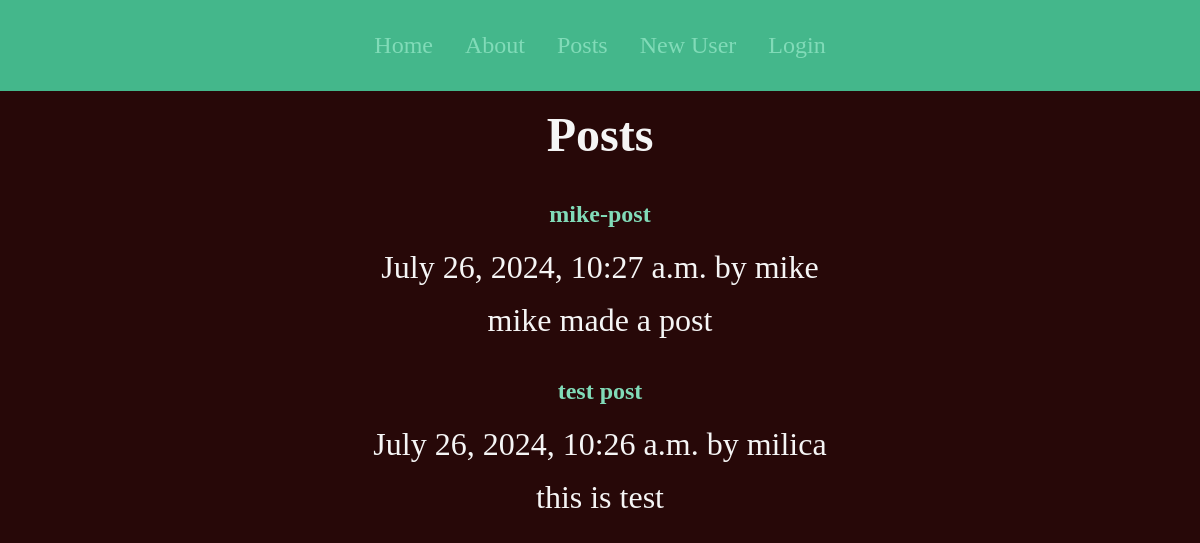
/posts/, run on an earlier commit of the app's database.
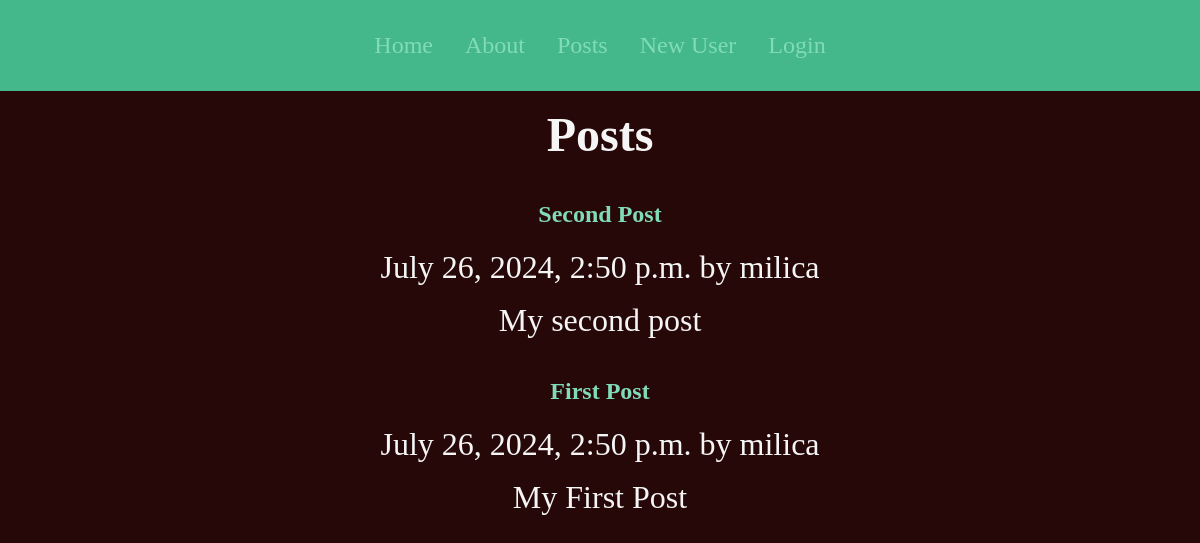
And on a later commit of the database.
### posts/models.py (models this page shows, shortened)
class Post(models.Model):
  title = models.CharField(max_length=75)
  body = models.TextField()
  slug = models.SlugField()
  date = models.DateTimeField(auto_now_add=True)
  banner = models.ImageField(default='fallback.png', blank=True)
  author = models.ForeignKey(User, on_delete=models.CASCADE, default=None)

### posts/views.py (the view)
# urls.py: path('',views.posts_list, name="list"),
def posts_list(request):
    posts = Post.objects.all().order_by('-date')
    return render(request, 'posts/posts_list.html', { 'posts': posts})

### posts/templates/posts/posts_list.html (shortened to what this page needs)
{% extends 'layout.html' %}
{% block content %}
<section>
  <h1>Posts</h1>
  {% for post in posts %}
    <article class="post">
      <h2>
        <a href="{% url 'posts:page' slug=post.slug %}">{{ post.title }}</a>
      </h2>
      <p>{{ post.date }} by {{ post.author }}</p>
      <p>{{ post.body }}</p>
    </article>
  {% endfor %}
</section>
{% endblock %}

### templates/layout.html (shortened to what this page needs)
{% load static %}
<!DOCTYPE html>
<html lang="en">
<head>
    <link rel="stylesheet" href="{% static 'css/style.css' %}">
</head>
<body>
    <nav>
        <a href="/"><span role="img" aria-label="Home" title="Home">Home</span></a>
        <a href="/about"><span role="img" aria-label="About page" title="About">About</span></a>
        <a href="{% url 'posts:list' %}"><span role="img" aria-label="Posts Page" title="Posts">Posts</span></a>
        {% if user.is_authenticated %}
            <a href="{% url 'posts:new-post' %}"><span role="img" aria-label="New Post" title="New Post">New Post</span></a>
             <form action="/users/logout/" class="logout" /method="post">
                {% csrf_token %}
                <button class="logout_button" aria-label="User Logout" title="User Logout">User Logout</button>
             </form>
        {% else %}
             <a href="{% url 'users:register' %}"><span role="img" aria-label="Register User" title="User Registration">New User</span></a>
             <a href="{% url 'users:login' %}"><span role="img" aria-label="Login User" title="User Login">Login</span></a>
        {% endif %}
    </nav>
    <main>
        {% block content %}
        {% endblock %}
    </main>
</body>
</html>

### static/css/style.css (style rules this page uses)
* { margin: 0; padding: 0; box-sizing: border-box; }
body { min-height: 100vh; background-color: rgb(39, 8, 8); color: whitesmoke; font-size: 3rem; }
nav { padding: 1rem; background-color: #44b78b; display: flex; flex-direction: column; align-items: center; justify-content: center; font-size: 2.5rem; }
main { padding: 1rem; }
section { display: flex; flex-direction: column; justify-content: center; align-items: center; text-align: center; flex-flow: column; gap: 1rem; }
h1, h2 { font-size: 3rem; text-align: center; }
p { font-size: 2rem; text-align: center; margin-top: 1rem; }
a { text-decoration: none; color: #81dbb8; font-size: 1.5rem; }
@media screen and (min-width: 800px) { nav { flex-direction: row; } }
@media screen and (min-width: 800px) { a { padding: 1rem; } }

What changed in the data, as far as the page shows it:
removed Post: title "mike-post", date "July 26, 2024, 10:27 a.m.", author "mike", body "mike made a post"
removed Post: title "test post", date "July 26, 2024, 10:26 a.m.", author "milica", body "this is test"
added Post: title "Second Post", date "July 26, 2024, 2:50 p.m.", author "milica", body "My second post"
added Post: title "First Post", date "July 26, 2024, 2:50 p.m.", author "milica", body "My First Post"
